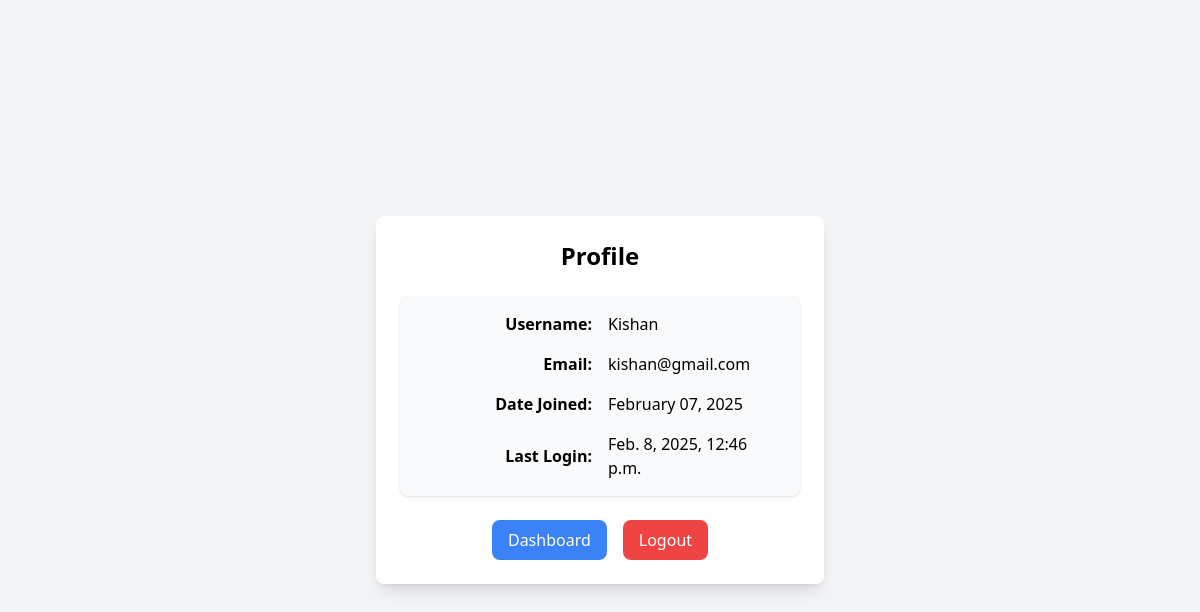
The app's page /accounts/profile/ (signed in), older data.
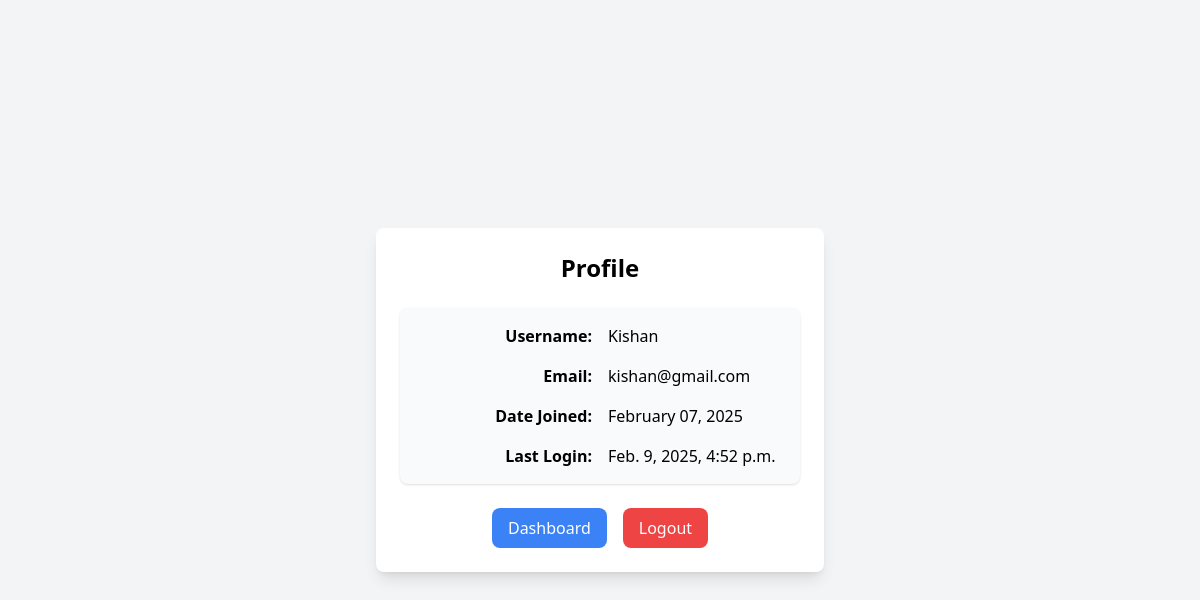
The same page, newer data.
### accounts/models.py (models this page shows, shortened)
class CustomUser(AbstractUser):
    email = models.EmailField(unique=True)

### accounts/views.py (the view)
# urls.py: path('profile/', profile_view, name='profile'),
@login_required
def profile_view(request):
    return render(request, 'accounts/profile.html', {'user': request.user})

### accounts/templates/accounts/profile.html (shortened to what this page needs)
<!DOCTYPE html>
<html lang="en">
<head>
    <script src="https://cdn.tailwindcss.com"></script>
</head>
<body class="flex items-center justify-center h-screen bg-gray-100">
    <div class="w-full max-w-md bg-white p-6 rounded-lg shadow-lg">
        <h2 class="text-2xl font-bold text-center mb-6">Profile</h2>
        <div class="bg-gray-50 p-4 rounded-lg shadow">
            <div class="grid grid-cols-2 gap-4 items-center">
                <p class="text-right font-semibold">Username:</p>
                <p class="text-left">{{ user.username|capfirst }}</p>
                <p class="text-right font-semibold">Email:</p>
                <p class="text-left">{{ user.email }}</p>
                <p class="text-right font-semibold">Date Joined:</p>
                <p class="text-left">{{ user.date_joined|date:"F d, Y" }}</p>
                <p class="text-right font-semibold">Last Login:</p>
                <p class="text-left">{{ user.last_login|default:"Never" }}</p>
            </div>
        </div>
        <div class="mt-6 flex justify-center space-x-4">
            <a href="{% url 'dashboard' %}" class="px-4 py-2 bg-blue-500 text-white rounded-lg hover:bg-blue-600">Dashboard</a>
            <a href="{% url 'logout' %}" class="px-4 py-2 bg-red-500 text-white rounded-lg hover:bg-red-600">Logout</a>
        </div>
    </div>
</body>
</html>

Row changes from the older to the newer data that the page shows:
changed CustomUser "Kishan": last_login "Feb. 8, 2025, 12:46 p.m." → "Feb. 9, 2025, 4:52 p.m."
